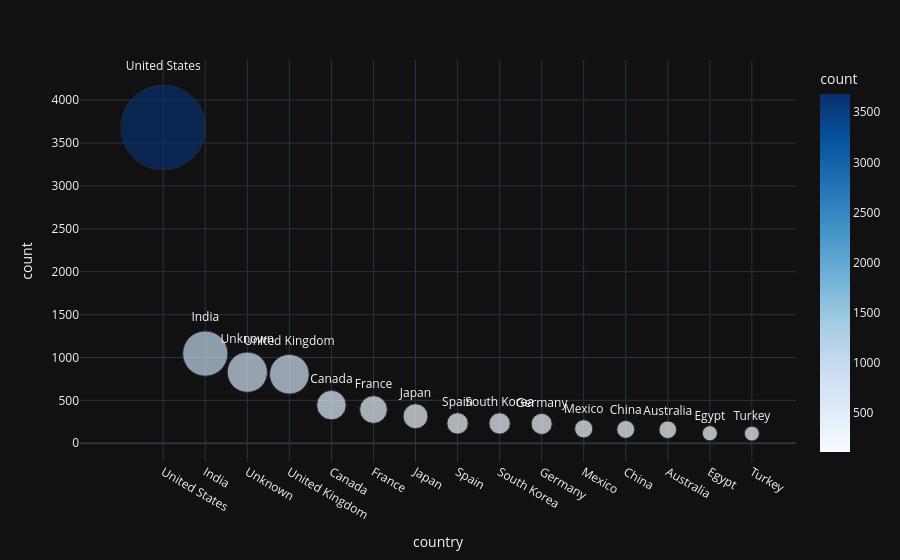

Notebook code for this chart:
### Markdown cell above
- Content origin by country


#### Data Transformation Table

| Title | Original Country | After .split(', ') | After .explode() |
|---|---|---|---|
| Movie A | "USA, India" | ['USA', 'India'] | USA |
| | | | India |
| Movie B | "Japan" | ['Japan'] | Japan |
| Movie C | "UK, France" | ['UK', 'France'] | UK |
| | | | France |

------------------------------
#### The Code with Documentation

# The "Major Line" broken down:country_counts = (
    df['country']
    .str.split(', ')  # Step 2: Convert "A, B" -> ['A', 'B']
    .explode()        # Step 3: Turn 1 row with a list into 2 separate rows
    .value_counts()   # Step 4: Count each occurrence across all rows
)

### Code cell
clean_country_count = (df['country'].
                str.split(','). # 1. Split strings by comma and space
                explode(). # 2. Explode the lists into individual rows
                str.strip(). # 3. Clean the string to remove white space (if any)
                value_counts(). # 4. Then count the values!
                reset_index())  

clean_country_count.columns = ['country', 'count'] # Rename columns

top_countries = clean_country_count.head(15)

fig = px.scatter(
    top_countries,
    x='country',
    y='count',
    size='count',
    color='count',
    hover_name='country',
    text='country',
    color_continuous_scale='Blues',
    size_max=60
)

fig.update_traces(textposition='top center')

fig.update_layout(
    template='plotly_dark'
)

fig.show()

### Figure 1 — Plotly figure (JSON) as saved in the notebook; plotly's stock layout.template omitted (floating-point values rounded to 4 significant figures)
{"data": [{"hovertemplate": "<b>%{hovertext}</b><br><br>country=%{text}<br>count=%{marker.color}<extra></extra>", "hovertext": ["United States", "India", "Unknown", "United Kingdom", "Canada", "France", "Japan", "Spain", "South Korea", "Germany", "Mexico", "China", "Australia", "Egypt", "Turkey"], "legendgroup": "", "marker": {"color": [3681, 1046, 829, 805, 445, 393, 316, 232, 231, 226, 169, 162, 158, 117, 113], "coloraxis": "coloraxis", "size": [3681, 1046, 829, 805, 445, 393, 316, 232, 231, 226, 169, 162, 158, 117, 113], "sizemode": "area", "sizeref": 1.022, "symbol": "circle"}, "mode": "markers+text", "name": "", "orientation": "v", "showlegend": false, "text": ["United States", "India", "Unknown", "United Kingdom", "Canada", "France", "Japan", "Spain", "South Korea", "Germany", "Mexico", "China", "Australia", "Egypt", "Turkey"], "textposition": "top center", "type": "scatter", "x": ["United States", "India", "Unknown", "United Kingdom", "Canada", "France", "Japan", "Spain", "South Korea", "Germany", "Mexico", "China", "Australia", "Egypt", "Turkey"], "xaxis": "x", "y": [3681, 1046, 829, 805, 445, 393, 316, 232, 231, 226, 169, 162, 158, 117, 113], "yaxis": "y"}], "layout": {"coloraxis": {"colorbar": {"title": {"text": "count"}}, "colorscale": [[0, "rgb(247,251,255)"], [0.125, "rgb(222,235,247)"], [0.25, "rgb(198,219,239)"], [0.375, "rgb(158,202,225)"], [0.5, "rgb(107,174,214)"], [0.625, "rgb(66,146,198)"], [0.75, "rgb(33,113,181)"], [0.875, "rgb(8,81,156)"], [1, "rgb(8,48,107)"]]}, "legend": {"itemsizing": "constant", "tracegroupgap": 0}, "margin": {"t": 60}, "xaxis": {"anchor": "y", "domain": [0, 1], "title": {"text": "country"}}, "yaxis": {"anchor": "x", "domain": [0, 1], "title": {"text": "count"}}}}
